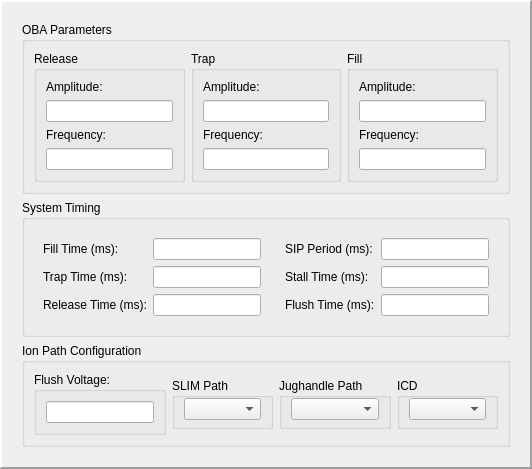
            <widget class="QFrame" name="frame_8">
             <property name="sizePolicy">
              <sizepolicy hsizetype="MinimumExpanding" vsizetype="Maximum">
               <horstretch>0</horstretch>
               <verstretch>0</verstretch>
              </sizepolicy>
             </property>
             <property name="autoFillBackground">
              <bool>true</bool>
             </property>
             <property name="frameShape">
              <enum>QFrame::Panel</enum>
             </property>
             <property name="frameShadow">
              <enum>QFrame::Raised</enum>
             </property>
             <property name="lineWidth">
              <number>2</number>
             </property>
             <layout class="QVBoxLayout" name="verticalLayout_15">
              <item>
               <widget class="QFrame" name="frame_11">
                <property name="sizePolicy">
                 <sizepolicy hsizetype="Preferred" vsizetype="Preferred">
                  <horstretch>0</horstretch>
                  <verstretch>0</verstretch>
                 </sizepolicy>
                </property>
                <property name="frameShape">
                 <enum>QFrame::NoFrame</enum>
                </property>
                <property name="frameShadow">
                 <enum>QFrame::Plain</enum>
                </property>
                <layout class="QVBoxLayout" name="verticalLayout_5">
                 <item>
                  <widget class="QGroupBox" name="groupBox_4">
                   <property name="sizePolicy">
                    <sizepolicy hsizetype="MinimumExpanding" vsizetype="Preferred">
                     <horstretch>0</horstretch>
                     <verstretch>0</verstretch>
                    </sizepolicy>
                   </property>
                   <property name="title">
                    <string>OBA Parameters</string>
                   </property>
                   <property name="flat">
                    <bool>false</bool>
                   </property>
                   <layout class="QHBoxLayout" name="horizontalLayout_9">
                    <item>
                     <widget class="QGroupBox" name="groupBox_13">
                      <property name="title">
                       <string>Release</string>
                      </property>
                      <layout class="QVBoxLayout" name="verticalLayout_10">
                       <item>
                        <widget class="QLabel" name="label_20">
                         <property name="autoFillBackground">
                          <bool>false</bool>
                         </property>
                         <property name="text">
                          <string>Amplitude:</string>
                         </property>
                        </widget>
                       </item>
                       <item>
                        <widget class="QLineEdit" name="input_release_params_amp">
                         <property name="sizePolicy">
                          <sizepolicy hsizetype="Minimum" vsizetype="Fixed">
                           <horstretch>0</horstretch>
                           <verstretch>0</verstretch>
                          </sizepolicy>
                         </property>
                         <property name="autoFillBackground">
                          <bool>false</bool>
                         </property>
                        </widget>
                       </item>
                       <item>
                        <widget class="QLabel" name="label_21">
                         <property name="autoFillBackground">
                          <bool>false</bool>
                         </property>
                         <property name="text">
                          <string>Frequency:</string>
                         </property>
                        </widget>
                       </item>
                       <item>
                        <widget class="QLineEdit" name="input_release_params_freq">
                         <property name="sizePolicy">
                          <sizepolicy hsizetype="Minimum" vsizetype="Fixed">
                           <horstretch>0</horstretch>
                           <verstretch>0</verstretch>
                          </sizepolicy>
                         </property>
                         <property name="autoFillBackground">
                          <bool>false</bool>
                         </property>
                        </widget>
                       </item>
                      </layout>
                     </widget>
                    </item>
                    <item>
                     <widget class="QGroupBox" name="groupBox_12">
                      <property name="title">
                       <string>Trap</string>
                      </property>
                      <layout class="QVBoxLayout" name="verticalLayout_13">
                       <item>
                        <widget class="QLabel" name="label_17">
                         <property name="autoFillBackground">
                          <bool>false</bool>
                         </property>
                         <property name="text">
                          <string>Amplitude:</string>
                         </property>
                        </widget>
                       </item>
                       <item>
                        <widget class="QLineEdit" name="input_trap_params_amp">
                         <property name="sizePolicy">
                          <sizepolicy hsizetype="Minimum" vsizetype="Fixed">
                           <horstretch>0</horstretch>
                           <verstretch>0</verstretch>
                          </sizepolicy>
                         </property>
                         <property name="autoFillBackground">
                          <bool>false</bool>
                         </property>
                        </widget>
                       </item>
                       <item>
                        <widget class="QLabel" name="label_18">
                         <property name="autoFillBackground">
                          <bool>false</bool>
                         </property>
                         <property name="text">
                          <string>Frequency:</string>
                         </property>
                        </widget>
                       </item>
                       <item>
                        <widget class="QLineEdit" name="input_trap_params_freq">
                         <property name="sizePolicy">
                          <sizepolicy hsizetype="Minimum" vsizetype="Fixed">
                           <horstretch>0</horstretch>
                           <verstretch>0</verstretch>
                          </sizepolicy>
                         </property>
                         <property name="autoFillBackground">
                          <bool>false</bool>
                         </property>
                        </widget>
                       </item>
                      </layout>
                     </widget>
                    </item>
                    <item>
                     <widget class="QGroupBox" name="groupBox_6">
                      <property name="title">
                       <string>Fill</string>
                      </property>
                      <layout class="QVBoxLayout" name="verticalLayout_14">
                       <item>
                        <widget class="QLabel" name="label_13">
                         <property name="autoFillBackground">
                          <bool>false</bool>
                         </property>
                         <property name="text">
                          <string>Amplitude:</string>
                         </property>
                        </widget>
                       </item>
                       <item>
                        <widget class="QLineEdit" name="input_fill_params_amp">
                         <property name="sizePolicy">
                          <sizepolicy hsizetype="Minimum" vsizetype="Fixed">
                           <horstretch>0</horstretch>
                           <verstretch>0</verstretch>
                          </sizepolicy>
                         </property>
                         <property name="autoFillBackground">
                          <bool>false</bool>
                         </property>
                        </widget>
                       </item>
                       <item>
                        <widget class="QLabel" name="label_14">
                         <property name="autoFillBackground">
                          <bool>false</bool>
                         </property>
                         <property name="text">
                          <string>Frequency:</string>
                         </property>
                        </widget>
                       </item>
                       <item>
                        <widget class="QLineEdit" name="input_fill_params_freq">
                         <property name="sizePolicy">
                          <sizepolicy hsizetype="Minimum" vsizetype="Fixed">
                           <horstretch>0</horstretch>
                           <verstretch>0</verstretch>
                          </sizepolicy>
                         </property>
                         <property name="autoFillBackground">
                          <bool>false</bool>
                         </property>
                        </widget>
                       </item>
                      </layout>
                     </widget>
                    </item>
                   </layout>
                  </widget>
                 </item>
                 <item>
                  <widget class="QGroupBox" name="groupBox_3">
                   <property name="sizePolicy">
                    <sizepolicy hsizetype="MinimumExpanding" vsizetype="Preferred">
                     <horstretch>0</horstretch>
                     <verstretch>0</verstretch>
                    </sizepolicy>
                   </property>
                   <property name="title">
                    <string>System Timing</string>
                   </property>
                   <property name="flat">
                    <bool>false</bool>
                   </property>
                   <layout class="QHBoxLayout" name="horizontalLayout_17">
                    <item>
                     <widget class="QWidget" name="widget_3" native="true">
                      <layout class="QFormLayout" name="formLayout">
                       <item row="0" column="0">
                        <widget class="QLabel" name="label_6">
                         <property name="text">
                          <string>Fill Time (ms):</string>
                         </property>
                        </widget>
                       </item>
                       <item row="0" column="1">
                        <widget class="QLineEdit" name="input_fill_time">
                         <property name="text">
                          <string/>
                         </property>
                        </widget>
                       </item>
                       <item row="1" column="0">
                        <widget class="QLabel" name="label_22">
                         <property name="text">
                          <string>Trap Time (ms):</string>
                         </property>
                        </widget>
                       </item>
                       <item row="1" column="1">
                        <widget class="QLineEdit" name="input_trap_time">
                         <property name="text">
                          <string/>
                         </property>
                        </widget>
                       </item>
                       <item row="2" column="0">
                        <widget class="QLabel" name="label_5">
                         <property name="text">
                          <string>Release Time (ms):</string>
                         </property>
                        </widget>
                       </item>
                       <item row="2" column="1">
                        <widget class="QLineEdit" name="input_release_time">
                         <property name="text">
                          <string/>
                         </property>
                        </widget>
                       </item>
                      </layout>
                     </widget>
                    </item>
                    <item>
                     <widget class="QWidget" name="widget_6" native="true">
                      <layout class="QFormLayout" name="formLayout_2">
                       <item row="0" column="0">
                        <widget class="QLabel" name="label_4">
                         <property name="text">
                          <string>SIP Period (ms):</string>
                         </property>
                        </widget>
                       </item>
                       <item row="0" column="1">
                        <widget class="QLineEdit" name="input_sip_period">
                         <property name="text">
                          <string/>
                         </property>
                        </widget>
                       </item>
                       <item row="1" column="0">
                        <widget class="QLabel" name="label_8">
                         <property name="text">
                          <string>Stall Time (ms):</string>
                         </property>
                        </widget>
                       </item>
                       <item row="1" column="1">
                        <widget class="QLineEdit" name="input_stall_time">
                         <property name="text">
                          <string/>
                         </property>
                        </widget>
                       </item>
                       <item row="2" column="0">
                        <widget class="QLabel" name="label_27">
                         <property name="text">
                          <string>Flush Time (ms):</string>
                         </property>
                        </widget>
                       </item>
                       <item row="2" column="1">
                        <widget class="QLineEdit" name="input_flush_time">
                         <property name="text">
                          <string/>
                         </property>
                        </widget>
                       </item>
                      </layout>
                     </widget>
                    </item>
                   </layout>
                  </widget>
                 </item>
                 <item>
                  <widget class="QGroupBox" name="groupBox_9">
                   <property name="sizePolicy">
                    <sizepolicy hsizetype="Preferred" vsizetype="Preferred">
                     <horstretch>0</horstretch>
                     <verstretch>0</verstretch>
                    </sizepolicy>
                   </property>
                   <property name="title">
                    <string>Ion Path Configuration</string>
                   </property>
                   <layout class="QHBoxLayout" name="horizontalLayout_10">
                    <item>
                     <widget class="QGroupBox" name="groupBox_7">
                      <property name="title">
                       <string>Flush Voltage:</string>
                      </property>
                      <layout class="QVBoxLayout" name="verticalLayout_8">
                       <item>
                        <widget class="QLineEdit" name="input_flush_voltage">
                         <property name="sizePolicy">
                          <sizepolicy hsizetype="Minimum" vsizetype="Fixed">
                           <horstretch>0</horstretch>
                           <verstretch>0</verstretch>
                          </sizepolicy>
                         </property>
                        </widget>
                       </item>
                      </layout>
                     </widget>
                    </item>
                    <item>
                     <widget class="QGroupBox" name="groupBox_2">
                      <property name="sizePolicy">
                       <sizepolicy hsizetype="Minimum" vsizetype="Maximum">
                        <horstretch>0</horstretch>
                        <verstretch>0</verstretch>
                       </sizepolicy>
                      </property>
                      <property name="title">
                       <string>SLIM Path</string>
                      </property>
                      <property name="flat">
                       <bool>false</bool>
                      </property>
                      <layout class="QVBoxLayout" name="verticalLayout_6">
                       <property name="topMargin">
                        <number>0</number>
                       </property>
                       <property name="bottomMargin">
                        <number>0</number>
                       </property>
                       <item>
                        <widget class="QComboBox" name="pathComboBox"/>
                       </item>
                       <item>
                        <widget class="QSplitter" name="splitter">
                         <property name="orientation">
                          <enum>Qt::Vertical</enum>
                         </property>
                         <widget class="QSplitter" name="splitter_2">
                          <property name="frameShape">
                           <enum>QFrame::NoFrame</enum>
                          </property>
                          <property name="frameShadow">
                           <enum>QFrame::Plain</enum>
                          </property>
                          <property name="orientation">
                           <enum>Qt::Vertical</enum>
                          </property>
                         </widget>
                        </widget>
                       </item>
                      </layout>
                     </widget>
                    </item>
                    <item>
                     <widget class="QGroupBox" name="groupBox_8">
                      <property name="sizePolicy">
                       <sizepolicy hsizetype="Preferred" vsizetype="Maximum">
                        <horstretch>0</horstretch>
                        <verstretch>0</verstretch>
                       </sizepolicy>
                      </property>
                      <property name="title">
                       <string>Jughandle Path</string>
                      </property>
                      <property name="flat">
                       <bool>false</bool>
                      </property>
                      <layout class="QVBoxLayout" name="verticalLayout_9">
                       <property name="topMargin">
                        <number>0</number>
                       </property>
                       <property name="bottomMargin">
                        <number>0</number>
                       </property>
                       <item>
                        <widget class="QComboBox" name="JHpathComboBox"/>
                       </item>
                       <item>
                        <widget class="QSplitter" name="splitter_7">
                         <property name="orientation">
                          <enum>Qt::Vertical</enum>
                         </property>
                         <widget class="QSplitter" name="splitter_8">
                          <property name="orientation">
                           <enum>Qt::Vertical</enum>
                          </property>
                         </widget>
                        </widget>
                       </item>
                      </layout>
                     </widget>
                    </item>
                    <item>
                     <widget class="QGroupBox" name="groupBox_14">
                      <property name="sizePolicy">
                       <sizepolicy hsizetype="Preferred" vsizetype="Maximum">
                        <horstretch>0</horstretch>
                        <verstretch>0</verstretch>
                       </sizepolicy>
                      </property>
                      <property name="title">
                       <string>ICD</string>
                      </property>
                      <property name="flat">
                       <bool>false</bool>
                      </property>
                      <layout class="QVBoxLayout" name="verticalLayout_17">
                       <property name="topMargin">
                        <number>0</number>
                       </property>
                       <property name="bottomMargin">
                        <number>0</number>
                       </property>
                       <item>
                        <widget class="QComboBox" name="ICDComboBox"/>
                       </item>
                       <item>
                        <widget class="QSplitter" name="splitter_9">
                         <property name="orientation">
                          <enum>Qt::Vertical</enum>
                         </property>
                         <widget class="QSplitter" name="splitter_10">
                          <property name="orientation">
                           <enum>Qt::Vertical</enum>
                          </property>
                         </widget>
                        </widget>
                       </item>
                      </layout>
                     </widget>
                    </item>
                   </layout>
                  </widget>
                 </item>
                </layout>
               </widget>
              </item>
             </layout>
            </widget>
